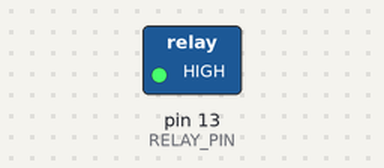
A sketch run on a simulated Arduino Uno, built with avr-gcc and run on an emulated ATmega328P. Shown: switched loads named in the sketch (green lamp = pin HIGH).

Above: at 2.5 s.
At 7.5 s:
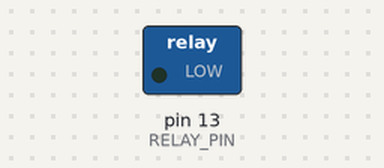
Timing chart, 0 to 13.0 s (numbered marks = the images above):
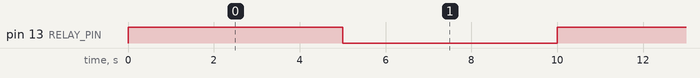

Measured:
- by itself, pin 13 (RELAY_PIN): alternates HIGH for 5.0 s and LOW for 5.0 s

The sketch:

lock.ino
```cpp
// constants won't change
const int RELAY_PIN = 13;  // the Arduino pin, which connects to the IN pin of relay

// the setup function runs once when you press reset or power the board
void setup() {
  // initialize digital pin 3 as an output.
  pinMode(RELAY_PIN, OUTPUT);
}

// the loop function runs over and over again forever
void loop() {
  digitalWrite(RELAY_PIN, HIGH); // uhlock the door
  delay(5000);
  digitalWrite(RELAY_PIN, LOW);  // lock the door
  delay(5000);
}
```
